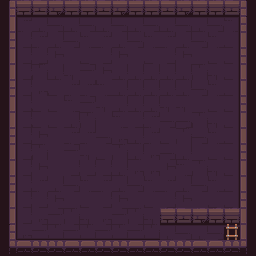

The image is a tile-based game level rendered from a .tmx file. Its description and complete source (layers, tilesets, objects, tile grids) follow:
An orthogonal 16x16 tile map with 16x16 px tiles, 2 tile layers (map, scatter) and 5 objects.

<map version="1.5" tiledversion="1.7.2" orientation="orthogonal" renderorder="right-down" width="16" height="16" tilewidth="16" tileheight="16" infinite="0" nextlayerid="4" nextobjectid="7">
 <tileset firstgid="1" source="tileset/dungeon-tileset.tsx" />
 <layer id="1" name="map" width="16" height="16">
  <data encoding="csv">
1,2,3,4,5,2,3,4,5,2,3,4,5,2,3,6,
11,12,13,14,13,14,13,14,13,14,13,14,13,14,15,6,
21,22,7,8,9,10,7,8,9,10,7,8,9,10,25,16,
31,22,17,18,19,20,17,18,19,20,17,18,19,20,25,26,
11,22,29,8,30,28,18,8,8,8,8,8,29,30,25,36,
21,22,27,20,7,7,10,8,8,8,8,8,9,10,25,16,
31,22,20,20,10,28,30,8,8,8,30,30,19,20,25,26,
11,22,20,20,8,29,19,10,17,7,9,9,29,30,25,36,
21,22,18,19,7,7,9,27,8,7,20,29,9,10,25,16,
31,22,29,19,28,30,20,29,8,27,9,8,19,20,25,26,
11,22,18,19,17,17,17,8,27,27,18,10,29,30,25,36,
21,22,7,8,9,10,7,8,9,10,7,8,9,10,25,16,
31,22,17,18,19,20,17,18,19,20,17,18,19,20,25,26,
11,22,27,28,29,30,27,28,29,30,2,3,4,5,2,36,
1,32,33,34,33,34,33,34,33,34,13,14,13,14,13,16,
41,42,43,44,45,42,43,44,45,42,43,44,45,42,43,46
</data>
 </layer>
 <layer id="3" name="scatter" width="16" height="16">
  <data encoding="csv">
0,0,0,0,0,0,0,0,0,0,0,0,0,0,0,0,
0,0,0,0,0,0,0,0,0,0,0,0,0,0,0,0,
0,0,0,0,0,0,0,0,0,0,0,0,0,0,0,0,
0,0,0,0,0,0,0,0,0,0,0,0,0,0,0,0,
0,0,0,0,0,0,0,0,0,0,0,0,0,0,0,0,
0,0,0,0,0,0,0,0,0,0,0,0,0,0,0,0,
0,0,0,0,0,0,0,0,0,0,0,0,0,0,0,0,
0,0,0,0,0,0,0,0,0,0,0,0,0,0,0,0,
0,0,0,0,0,0,0,0,0,0,0,0,0,0,0,0,
0,0,0,0,0,0,0,0,0,0,0,0,0,0,0,0,
0,0,0,0,0,0,0,0,0,0,0,0,0,0,0,0,
0,0,0,0,0,0,0,0,0,0,0,0,0,0,0,0,
0,0,0,0,0,0,0,0,0,0,0,0,0,0,0,0,
0,0,0,0,0,0,0,0,0,0,0,0,0,0,0,0,
0,0,0,0,0,0,0,0,0,0,0,0,0,0,40,0,
0,0,0,0,0,0,0,0,0,0,0,0,0,0,0,0
</data>
 </layer>
 <objectgroup id="2" name="entities">
  <object id="1" gid="87" x="112" y="112" width="16" height="16" />
  <object id="2" gid="93" x="144" y="112" width="16" height="16" />
  <object id="3" gid="93" x="80" y="112" width="16" height="16" />
  <object id="4" gid="85" x="208" y="160" width="16" height="16" />
  <object id="6" gid="88" x="48" y="64" width="16" height="16" />
 </objectgroup>
</map>
